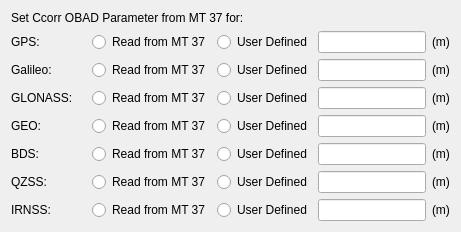
     <widget class="QWidget" name="pageCcorrOBAD">
      <layout class="QGridLayout" name="gridLayout_88">
       <item row="9" column="0">
        <spacer name="verticalSpacer_2">
         <property name="orientation">
          <enum>Qt::Vertical</enum>
         </property>
         <property name="sizeHint" stdset="0">
          <size>
           <width>20</width>
           <height>0</height>
          </size>
         </property>
        </spacer>
       </item>
       <item row="0" column="0">
        <widget class="QLabel" name="label_34">
         <property name="styleSheet">
          <string notr="true">color: rgb(0, 0, 0);</string>
         </property>
         <property name="text">
          <string>Set Ccorr OBAD Parameter from MT 37 for:</string>
         </property>
        </widget>
       </item>
       <item row="1" column="0">
        <widget class="QFrame" name="frameCcorrOBADGPS">
         <property name="frameShape">
          <enum>QFrame::NoFrame</enum>
         </property>
         <property name="frameShadow">
          <enum>QFrame::Raised</enum>
         </property>
         <layout class="QGridLayout" name="gridLayout_68">
          <property name="leftMargin">
           <number>0</number>
          </property>
          <property name="topMargin">
           <number>0</number>
          </property>
          <property name="rightMargin">
           <number>0</number>
          </property>
          <property name="bottomMargin">
           <number>0</number>
          </property>
          <property name="verticalSpacing">
           <number>0</number>
          </property>
          <item row="0" column="0">
           <widget class="QLabel" name="labelCcorrOBADGPS">
            <property name="minimumSize">
             <size>
              <width>75</width>
              <height>0</height>
             </size>
            </property>
            <property name="styleSheet">
             <string notr="true">color: rgb(0, 0, 0);</string>
            </property>
            <property name="text">
             <string>GPS:</string>
            </property>
           </widget>
          </item>
          <item row="0" column="1">
           <widget class="QRadioButton" name="radioButtonCcorrOBADReadMT37GPS">
            <property name="toolTip">
             <string>&lt;b&gt;Read from MT 37&lt;/b&gt;&lt;br&gt;&lt;br&gt;GPS C&lt;sub&gt;corr&lt;/sub&gt; will be read from message type 37.&lt;br&gt;</string>
            </property>
            <property name="styleSheet">
             <string notr="true">color: rgb(0, 0, 0);</string>
            </property>
            <property name="text">
             <string>Read from MT 37</string>
            </property>
           </widget>
          </item>
          <item row="0" column="2">
           <widget class="QRadioButton" name="radioButtonCcorrOBADUserDefinedGPS">
            <property name="toolTip">
             <string>&lt;b&gt;User Defined&lt;/b&gt;&lt;br&gt;&lt;br&gt;GPS C&lt;sub&gt;corr&lt;/sub&gt; is set by the user (in metres), ignoring value from message type 37.&lt;br&gt;</string>
            </property>
            <property name="styleSheet">
             <string notr="true">color: rgb(0, 0, 0);</string>
            </property>
            <property name="text">
             <string>User Defined</string>
            </property>
           </widget>
          </item>
          <item row="0" column="3">
           <widget class="QFrame" name="frameCcorrOBADUserDefinedGPS">
            <property name="frameShape">
             <enum>QFrame::NoFrame</enum>
            </property>
            <property name="frameShadow">
             <enum>QFrame::Raised</enum>
            </property>
            <layout class="QGridLayout" name="gridLayout_69">
             <property name="leftMargin">
              <number>0</number>
             </property>
             <property name="topMargin">
              <number>0</number>
             </property>
             <property name="rightMargin">
              <number>0</number>
             </property>
             <property name="bottomMargin">
              <number>0</number>
             </property>
             <property name="verticalSpacing">
              <number>0</number>
             </property>
             <item row="0" column="0">
              <widget class="QLineEdit" name="lineEditCcorrOBADGPS">
               <property name="clearButtonEnabled">
                <bool>true</bool>
               </property>
              </widget>
             </item>
             <item row="0" column="1">
              <widget class="QLabel" name="label_35">
               <property name="styleSheet">
                <string notr="true">color: rgb(0, 0, 0);</string>
               </property>
               <property name="text">
                <string>(m)</string>
               </property>
              </widget>
             </item>
            </layout>
           </widget>
          </item>
         </layout>
        </widget>
       </item>
       <item row="4" column="0">
        <widget class="QFrame" name="frameCcorrOBADGEO">
         <property name="frameShape">
          <enum>QFrame::NoFrame</enum>
         </property>
         <property name="frameShadow">
          <enum>QFrame::Raised</enum>
         </property>
         <layout class="QGridLayout" name="gridLayout_66">
          <property name="leftMargin">
           <number>0</number>
          </property>
          <property name="topMargin">
           <number>0</number>
          </property>
          <property name="rightMargin">
           <number>0</number>
          </property>
          <property name="bottomMargin">
           <number>0</number>
          </property>
          <property name="verticalSpacing">
           <number>0</number>
          </property>
          <item row="0" column="2">
           <widget class="QRadioButton" name="radioButtonCcorrOBADUserDefinedGEO">
            <property name="toolTip">
             <string>&lt;b&gt;User Defined&lt;/b&gt;&lt;br&gt;&lt;br&gt;GEO C&lt;sub&gt;corr&lt;/sub&gt; is set by the user (in metres), ignoring value from message type 37.&lt;br&gt;</string>
            </property>
            <property name="styleSheet">
             <string notr="true">color: rgb(0, 0, 0);</string>
            </property>
            <property name="text">
             <string>User Defined</string>
            </property>
           </widget>
          </item>
          <item row="0" column="3">
           <widget class="QFrame" name="frameCcorrOBADUserDefinedGEO">
            <property name="frameShape">
             <enum>QFrame::NoFrame</enum>
            </property>
            <property name="frameShadow">
             <enum>QFrame::Raised</enum>
            </property>
            <layout class="QGridLayout" name="gridLayout_67">
             <property name="leftMargin">
              <number>0</number>
             </property>
             <property name="topMargin">
              <number>0</number>
             </property>
             <property name="rightMargin">
              <number>0</number>
             </property>
             <property name="bottomMargin">
              <number>0</number>
             </property>
             <property name="verticalSpacing">
              <number>0</number>
             </property>
             <item row="0" column="0">
              <widget class="QLineEdit" name="lineEditCcorrOBADGEO">
               <property name="clearButtonEnabled">
                <bool>true</bool>
               </property>
              </widget>
             </item>
             <item row="0" column="1">
              <widget class="QLabel" name="label_33">
               <property name="styleSheet">
                <string notr="true">color: rgb(0, 0, 0);</string>
               </property>
               <property name="text">
                <string>(m)</string>
               </property>
              </widget>
             </item>
            </layout>
           </widget>
          </item>
          <item row="0" column="1">
           <widget class="QRadioButton" name="radioButtonCcorrOBADReadMT37GEO">
            <property name="toolTip">
             <string>&lt;b&gt;Read from MT 37&lt;/b&gt;&lt;br&gt;&lt;br&gt;GEO C&lt;sub&gt;corr&lt;/sub&gt; will be read from message type 37.&lt;br&gt;</string>
            </property>
            <property name="styleSheet">
             <string notr="true">color: rgb(0, 0, 0);</string>
            </property>
            <property name="text">
             <string>Read from MT 37</string>
            </property>
           </widget>
          </item>
          <item row="0" column="0">
           <widget class="QLabel" name="labelCcorrOBADGEO">
            <property name="minimumSize">
             <size>
              <width>75</width>
              <height>0</height>
             </size>
            </property>
            <property name="styleSheet">
             <string notr="true">color: rgb(0, 0, 0);</string>
            </property>
            <property name="text">
             <string>GEO:</string>
            </property>
           </widget>
          </item>
         </layout>
        </widget>
       </item>
       <item row="7" column="0">
        <widget class="QFrame" name="frameCcorrOBADQZSS">
         <property name="frameShape">
          <enum>QFrame::NoFrame</enum>
         </property>
         <property name="frameShadow">
          <enum>QFrame::Raised</enum>
         </property>
         <layout class="QGridLayout" name="gridLayout_62">
          <property name="leftMargin">
           <number>0</number>
          </property>
          <property name="topMargin">
           <number>0</number>
          </property>
          <property name="rightMargin">
           <number>0</number>
          </property>
          <property name="bottomMargin">
           <number>0</number>
          </property>
          <property name="verticalSpacing">
           <number>0</number>
          </property>
          <item row="0" column="0">
           <widget class="QLabel" name="labelCcorrOBADQZSS">
            <property name="minimumSize">
             <size>
              <width>75</width>
              <height>0</height>
             </size>
            </property>
            <property name="styleSheet">
             <string notr="true">color: rgb(0, 0, 0);</string>
            </property>
            <property name="text">
             <string>QZSS:</string>
            </property>
           </widget>
          </item>
          <item row="0" column="1">
           <widget class="QRadioButton" name="radioButtonCcorrOBADReadMT37QZSS">
            <property name="toolTip">
             <string>&lt;b&gt;Read from MT 37&lt;/b&gt;&lt;br&gt;&lt;br&gt;QZSS C&lt;sub&gt;corr&lt;/sub&gt; will be read from message type 37.&lt;br&gt;</string>
            </property>
            <property name="styleSheet">
             <string notr="true">color: rgb(0, 0, 0);</string>
            </property>
            <property name="text">
             <string>Read from MT 37</string>
            </property>
           </widget>
          </item>
          <item row="0" column="2">
           <widget class="QRadioButton" name="radioButtonCcorrOBADUserDefinedQZSS">
            <property name="toolTip">
             <string>&lt;b&gt;User Defined&lt;/b&gt;&lt;br&gt;&lt;br&gt;QZSS C&lt;sub&gt;corr&lt;/sub&gt; is set by the user (in metres), ignoring value from message type 37.&lt;br&gt;</string>
            </property>
            <property name="styleSheet">
             <string notr="true">color: rgb(0, 0, 0);</string>
            </property>
            <property name="text">
             <string>User Defined</string>
            </property>
           </widget>
          </item>
          <item row="0" column="3">
           <widget class="QFrame" name="frameCcorrOBADUserDefinedQZSS">
            <property name="frameShape">
             <enum>QFrame::NoFrame</enum>
            </property>
            <property name="frameShadow">
             <enum>QFrame::Raised</enum>
            </property>
            <layout class="QGridLayout" name="gridLayout_63">
             <property name="leftMargin">
              <number>0</number>
             </property>
             <property name="topMargin">
              <number>0</number>
             </property>
             <property name="rightMargin">
              <number>0</number>
             </property>
             <property name="bottomMargin">
              <number>0</number>
             </property>
             <property name="verticalSpacing">
              <number>0</number>
             </property>
             <item row="0" column="0">
              <widget class="QLineEdit" name="lineEditCcorrOBADQZSS">
               <property name="clearButtonEnabled">
                <bool>true</bool>
               </property>
              </widget>
             </item>
             <item row="0" column="1">
              <widget class="QLabel" name="label_28">
               <property name="styleSheet">
                <string notr="true">color: rgb(0, 0, 0);</string>
               </property>
               <property name="text">
                <string>(m)</string>
               </property>
              </widget>
             </item>
            </layout>
           </widget>
          </item>
         </layout>
        </widget>
       </item>
       <item row="8" column="0">
        <widget class="QFrame" name="frameCcorrOBADIRNSS">
         <property name="frameShape">
          <enum>QFrame::NoFrame</enum>
         </property>
         <property name="frameShadow">
          <enum>QFrame::Raised</enum>
         </property>
         <layout class="QGridLayout" name="gridLayout_72">
          <property name="leftMargin">
           <number>0</number>
          </property>
          <property name="topMargin">
           <number>0</number>
          </property>
          <property name="rightMargin">
           <number>0</number>
          </property>
          <property name="bottomMargin">
           <number>0</number>
          </property>
          <property name="verticalSpacing">
           <number>0</number>
          </property>
          <item row="0" column="0">
           <widget class="QLabel" name="labelCcorrOBADIRNSS">
            <property name="minimumSize">
             <size>
              <width>75</width>
              <height>0</height>
             </size>
            </property>
            <property name="styleSheet">
             <string notr="true">color: rgb(0, 0, 0);</string>
            </property>
            <property name="text">
             <string>IRNSS:</string>
            </property>
           </widget>
          </item>
          <item row="0" column="1">
           <widget class="QRadioButton" name="radioButtonCcorrOBADReadMT37IRNSS">
            <property name="toolTip">
             <string>&lt;b&gt;Read from MT 37&lt;/b&gt;&lt;br&gt;&lt;br&gt;IRNSS C&lt;sub&gt;corr&lt;/sub&gt; will be read from message type 37.&lt;br&gt;</string>
            </property>
            <property name="styleSheet">
             <string notr="true">color: rgb(0, 0, 0);</string>
            </property>
            <property name="text">
             <string>Read from MT 37</string>
            </property>
           </widget>
          </item>
          <item row="0" column="2">
           <widget class="QRadioButton" name="radioButtonCcorrOBADUserDefinedIRNSS">
            <property name="toolTip">
             <string>&lt;b&gt;User Defined&lt;/b&gt;&lt;br&gt;&lt;br&gt;IRNSS C&lt;sub&gt;corr&lt;/sub&gt; is set by the user (in metres), ignoring value from message type 37.&lt;br&gt;</string>
            </property>
            <property name="styleSheet">
             <string notr="true">color: rgb(0, 0, 0);</string>
            </property>
            <property name="text">
             <string>User Defined</string>
            </property>
           </widget>
          </item>
          <item row="0" column="3">
           <widget class="QFrame" name="frameCcorrOBADUserDefinedIRNSS">
            <property name="frameShape">
             <enum>QFrame::NoFrame</enum>
            </property>
            <property name="frameShadow">
             <enum>QFrame::Raised</enum>
            </property>
            <layout class="QGridLayout" name="gridLayout_73">
             <property name="leftMargin">
              <number>0</number>
             </property>
             <property name="topMargin">
              <number>0</number>
             </property>
             <property name="rightMargin">
              <number>0</number>
             </property>
             <property name="bottomMargin">
              <number>0</number>
             </property>
             <property name="verticalSpacing">
              <number>0</number>
             </property>
             <item row="0" column="0">
              <widget class="QLineEdit" name="lineEditCcorrOBADIRNSS">
               <property name="clearButtonEnabled">
                <bool>true</bool>
               </property>
              </widget>
             </item>
             <item row="0" column="1">
              <widget class="QLabel" name="label_37">
               <property name="styleSheet">
                <string notr="true">color: rgb(0, 0, 0);</string>
               </property>
               <property name="text">
                <string>(m)</string>
               </property>
              </widget>
             </item>
            </layout>
           </widget>
          </item>
         </layout>
        </widget>
       </item>
       <item row="5" column="0">
        <widget class="QFrame" name="frameCcorrOBADBDS">
         <property name="frameShape">
          <enum>QFrame::NoFrame</enum>
         </property>
         <property name="frameShadow">
          <enum>QFrame::Raised</enum>
         </property>
         <layout class="QGridLayout" name="gridLayout_64">
          <property name="leftMargin">
           <number>0</number>
          </property>
          <property name="topMargin">
           <number>0</number>
          </property>
          <property name="rightMargin">
           <number>0</number>
          </property>
          <property name="bottomMargin">
           <number>0</number>
          </property>
          <property name="verticalSpacing">
           <number>0</number>
          </property>
          <item row="0" column="0">
           <widget class="QLabel" name="labelCcorrOBADBDS">
            <property name="minimumSize">
             <size>
              <width>75</width>
              <height>0</height>
             </size>
            </property>
            <property name="styleSheet">
             <string notr="true">color: rgb(0, 0, 0);</string>
            </property>
            <property name="text">
             <string>BDS:</string>
            </property>
           </widget>
          </item>
          <item row="0" column="1">
           <widget class="QRadioButton" name="radioButtonCcorrOBADReadMT37BDS">
            <property name="toolTip">
             <string>&lt;b&gt;Read from MT 37&lt;/b&gt;&lt;br&gt;&lt;br&gt;BeiDou C&lt;sub&gt;corr&lt;/sub&gt; will be read from message type 37.&lt;br&gt;</string>
            </property>
            <property name="styleSheet">
             <string notr="true">color: rgb(0, 0, 0);</string>
            </property>
            <property name="text">
             <string>Read from MT 37</string>
            </property>
           </widget>
          </item>
          <item row="0" column="2">
           <widget class="QRadioButton" name="radioButtonCcorrOBADUserDefinedBDS">
            <property name="toolTip">
             <string>&lt;b&gt;User Defined&lt;/b&gt;&lt;br&gt;&lt;br&gt;BeiDou C&lt;sub&gt;corr&lt;/sub&gt; is set by the user (in metres), ignoring value from message type 37.&lt;br&gt;</string>
            </property>
            <property name="styleSheet">
             <string notr="true">color: rgb(0, 0, 0);</string>
            </property>
            <property name="text">
             <string>User Defined</string>
            </property>
           </widget>
          </item>
          <item row="0" column="3">
           <widget class="QFrame" name="frameCcorrOBADUserDefinedBDS">
            <property name="frameShape">
             <enum>QFrame::NoFrame</enum>
            </property>
            <property name="frameShadow">
             <enum>QFrame::Raised</enum>
            </property>
            <layout class="QGridLayout" name="gridLayout_65">
             <property name="leftMargin">
              <number>0</number>
             </property>
             <property name="topMargin">
              <number>0</number>
             </property>
             <property name="rightMargin">
              <number>0</number>
             </property>
             <property name="bottomMargin">
              <number>0</number>
             </property>
             <property name="verticalSpacing">
              <number>0</number>
             </property>
             <item row="0" column="0">
              <widget class="QLineEdit" name="lineEditCcorrOBADBDS">
               <property name="clearButtonEnabled">
                <bool>true</bool>
               </property>
              </widget>
             </item>
             <item row="0" column="1">
              <widget class="QLabel" name="label_32">
               <property name="styleSheet">
                <string notr="true">color: rgb(0, 0, 0);</string>
               </property>
               <property name="text">
                <string>(m)</string>
               </property>
              </widget>
             </item>
            </layout>
           </widget>
          </item>
         </layout>
        </widget>
       </item>
       <item row="2" column="0">
        <widget class="QFrame" name="frameCcorrOBADGalileo">
         <property name="frameShape">
          <enum>QFrame::NoFrame</enum>
         </property>
         <property name="frameShadow">
          <enum>QFrame::Raised</enum>
         </property>
         <layout class="QGridLayout" name="gridLayout_70">
          <property name="leftMargin">
           <number>0</number>
          </property>
          <property name="topMargin">
           <number>0</number>
          </property>
          <property name="rightMargin">
           <number>0</number>
          </property>
          <property name="bottomMargin">
           <number>0</number>
          </property>
          <property name="verticalSpacing">
           <number>0</number>
          </property>
          <item row="0" column="0">
           <widget class="QLabel" name="labelCcorrOBADGalileo">
            <property name="minimumSize">
             <size>
              <width>75</width>
              <height>0</height>
             </size>
            </property>
            <property name="styleSheet">
             <string notr="true">color: rgb(0, 0, 0);</string>
            </property>
            <property name="text">
             <string>Galileo:</string>
            </property>
           </widget>
          </item>
          <item row="0" column="1">
           <widget class="QRadioButton" name="radioButtonCcorrOBADReadMT37Galileo">
            <property name="toolTip">
             <string>&lt;b&gt;Read from MT 37&lt;/b&gt;&lt;br&gt;&lt;br&gt;Galileo C&lt;sub&gt;corr&lt;/sub&gt; will be read from message type 37.&lt;br&gt;</string>
            </property>
            <property name="styleSheet">
             <string notr="true">color: rgb(0, 0, 0);</string>
            </property>
            <property name="text">
             <string>Read from MT 37</string>
            </property>
           </widget>
          </item>
          <item row="0" column="2">
           <widget class="QRadioButton" name="radioButtonCcorrOBADUserDefinedGalileo">
            <property name="toolTip">
             <string>&lt;b&gt;User Defined&lt;/b&gt;&lt;br&gt;&lt;br&gt;Galileo C&lt;sub&gt;corr&lt;/sub&gt; is set by the user (in metres), ignoring value from message type 37.&lt;br&gt;</string>
            </property>
            <property name="styleSheet">
             <string notr="true">color: rgb(0, 0, 0);</string>
            </property>
            <property name="text">
             <string>User Defined</string>
            </property>
           </widget>
          </item>
          <item row="0" column="3">
           <widget class="QFrame" name="frameCcorrOBADUserDefinedGalileo">
            <property name="frameShape">
             <enum>QFrame::NoFrame</enum>
            </property>
            <property name="frameShadow">
             <enum>QFrame::Raised</enum>
            </property>
            <layout class="QGridLayout" name="gridLayout_71">
             <property name="leftMargin">
              <number>0</number>
             </property>
             <property name="topMargin">
              <number>0</number>
             </property>
             <property name="rightMargin">
              <number>0</number>
             </property>
             <property name="bottomMargin">
              <number>0</number>
             </property>
             <property name="verticalSpacing">
              <number>0</number>
             </property>
             <item row="0" column="0">
              <widget class="QLineEdit" name="lineEditCcorrOBADGalileo">
               <property name="clearButtonEnabled">
                <bool>true</bool>
               </property>
              </widget>
             </item>
             <item row="0" column="1">
              <widget class="QLabel" name="label_36">
               <property name="styleSheet">
                <string notr="true">color: rgb(0, 0, 0);</string>
               </property>
               <property name="text">
                <string>(m)</string>
               </property>
              </widget>
             </item>
            </layout>
           </widget>
          </item>
         </layout>
        </widget>
       </item>
       <item row="3" column="0">
        <widget class="QFrame" name="frameCcorrOBADGLONASS">
         <property name="frameShape">
          <enum>QFrame::NoFrame</enum>
         </property>
         <property name="frameShadow">
          <enum>QFrame::Raised</enum>
         </property>
         <layout class="QGridLayout" name="gridLayout_60">
          <property name="leftMargin">
           <number>0</number>
          </property>
          <property name="topMargin">
           <number>0</number>
          </property>
          <property name="rightMargin">
           <number>0</number>
          </property>
          <property name="bottomMargin">
           <number>0</number>
          </property>
          <property name="verticalSpacing">
           <number>0</number>
          </property>
          <item row="0" column="0">
           <widget class="QLabel" name="labelCcorrOBADGLONASS">
            <property name="minimumSize">
             <size>
              <width>75</width>
              <height>0</height>
             </size>
            </property>
            <property name="styleSheet">
             <string notr="true">color: rgb(0, 0, 0);</string>
            </property>
            <property name="text">
             <string>GLONASS:</string>
            </property>
           </widget>
          </item>
          <item row="0" column="1">
           <widget class="QRadioButton" name="radioButtonCcorrOBADReadMT37GLONASS">
            <property name="toolTip">
             <string>&lt;b&gt;Read from MT 37&lt;/b&gt;&lt;br&gt;&lt;br&gt;GLONASS C&lt;sub&gt;corr&lt;/sub&gt; will be read from message type 37.&lt;br&gt;</string>
            </property>
            <property name="styleSheet">
             <string notr="true">color: rgb(0, 0, 0);</string>
            </property>
            <property name="text">
             <string>Read from MT 37</string>
            </property>
           </widget>
          </item>
          <item row="0" column="2">
           <widget class="QRadioButton" name="radioButtonCcorrOBADUserDefinedGLONASS">
            <property name="toolTip">
             <string>&lt;b&gt;User Defined&lt;/b&gt;&lt;br&gt;&lt;br&gt;GLONASS C&lt;sub&gt;corr&lt;/sub&gt; is set by the user (in metres), ignoring value from message type 37.&lt;br&gt;</string>
            </property>
            <property name="styleSheet">
             <string notr="true">color: rgb(0, 0, 0);</string>
            </property>
            <property name="text">
             <string>User Defined</string>
            </property>
           </widget>
          </item>
          <item row="0" column="3">
           <widget class="QFrame" name="frameCcorrOBADUserDefinedGLONASS">
            <property name="frameShape">
             <enum>QFrame::NoFrame</enum>
            </property>
            <property name="frameShadow">
             <enum>QFrame::Raised</enum>
            </property>
            <layout class="QGridLayout" name="gridLayout_61">
             <property name="leftMargin">
              <number>0</number>
             </property>
             <property name="topMargin">
              <number>0</number>
             </property>
             <property name="rightMargin">
              <number>0</number>
             </property>
             <property name="bottomMargin">
              <number>0</number>
             </property>
             <property name="verticalSpacing">
              <number>0</number>
             </property>
             <item row="0" column="0">
              <widget class="QLineEdit" name="lineEditCcorrOBADGLONASS">
               <property name="clearButtonEnabled">
                <bool>true</bool>
               </property>
              </widget>
             </item>
             <item row="0" column="1">
              <widget class="QLabel" name="label_20">
               <property name="styleSheet">
                <string notr="true">color: rgb(0, 0, 0);</string>
               </property>
               <property name="text">
                <string>(m)</string>
               </property>
              </widget>
             </item>
            </layout>
           </widget>
          </item>
         </layout>
        </widget>
       </item>
      </layout>
     </widget>
